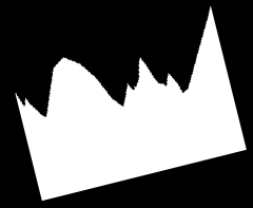
#> input picture set0/0.png, 253 x 208 px
$ jupyter execute --allow-errors piro.ipynb   (shell and % lines are left out)
#> lines starting #> are read from the running program, lines starting #| are printed output that depends on the picture; after the words box and inside, x2 and y2 are one past the last pixel; in counts of white or black regions, pixels touching at a corner belong together
[cell 1]
import os
from skimage import measure
from PIL import Image
import numpy as np
from skimage.segmentation import active_contour
import matplotlib.pyplot as plt
from skimage.transform import resize
import cv2

[cell 2]
def point_to_line_dist(point, line):
    """Calculate the distance between a point and a line segment.

    To calculate the closest distance to a line segment, we first need to check
    if the point projects onto the line segment.  If it does, then we calculate
    the orthogonal distance from the point to the line.
    If the point does not project to the line segment, we calculate the
    distance to both endpoints and take the shortest distance.

    :param point: Numpy array of form [x,y], describing the point.
    :type point: numpy.core.multiarray.ndarray
    :param line: list of endpoint arrays of form [P1, P2]
    :type line: list of numpy.core.multiarray.ndarray
    :return: The minimum distance to a point and bool if point lie on line.
    :rtype: (float, bool)
    """
    # unit vector
    unit_line = line[1] - line[0]
    norm_unit_line = unit_line / np.linalg.norm(unit_line)
    # compute the perpendicular distance to the theoretical infinite line
    segment_dist = (
        np.linalg.norm(np.cross(line[1] - line[0], line[0] - point)) /
        np.linalg.norm(unit_line)
    )

    diff = (
        (norm_unit_line[0] * (point[0] - line[0][0])) +
        (norm_unit_line[1] * (point[1] - line[0][1]))
    )

    x_seg = (norm_unit_line[0] * diff) + line[0][0]
    y_seg = (norm_unit_line[1] * diff) + line[0][1]

    endpoint_dist = min(
        np.linalg.norm(line[0] - point),
        np.linalg.norm(line[1] - point)
    )

    # decide if the intersection point falls on the line segment
    lp1_x = line[0][0]  # line point 1 x
    lp1_y = line[0][1]  # line point 1 y
    lp2_x = line[1][0]  # line point 2 x
    lp2_y = line[1][1]  # line point 2 y
    is_betw_x = lp1_x <= x_seg <= lp2_x or lp2_x <= x_seg <= lp1_x
    is_betw_y = lp1_y <= y_seg <= lp2_y or lp2_y <= y_seg <= lp1_y
    if is_betw_x and is_betw_y:
        return segment_dist

    else:
        # if not, then return the minimum distance to the segment endpoints
        return endpoint_dist

[cell 3]
import numpy as np

[cell 4]
#%load_ext Cython

[cell 5]
import skimage

def compute_angles(points):
    angles = []
    n = len(points)
    for poz in range(len(points)):
        a = points[poz-1]
        b = points[poz]
        c = points[(poz+1)%n]
        ab = a-b
        ac = c-b
        ab = ab/np.linalg.norm(ab)
        ac = ac/np.linalg.norm(ac)
        angles.append(np.dot(ab,ac)) #cos(a)
    return angles

# [13 lines left out: function compute_exact_angles, not called in this run]

def next_point_good_side(points_idx, points):
    for i in range(len(points_idx)-1):
        b = points[points_idx[i+1]]
        c = points[points_idx[i]]
        poz = points_idx[0]+1
        poz %= len(points)
        bad_count = 0
        while poz != points_idx[1]:
            a = points[poz]
            poz = (poz+1)%len(points)
            if np.cross((a-b),(c-b)) < 0:
                bad_count += 1
        if bad_count > 1: #random close point
            return False
    return True

def get_lenght(points_idx, points):
    res = 0
    for a,b in zip(points_idx, points_idx[1:]):
        res += np.linalg.norm(points[a]-points[b])
    return res

def find_base_points_idx(contour):
    angles = compute_angles(contour)
    eps = 0.00
    options = []
    while eps < 1.1 and len(options) == 0:
        for p in range(len(contour)):
            if (np.abs(angles[p]) < eps and np.abs(angles[p-1]) < eps): #and
                #np.linalg.norm(contour[p]-contour[p-1]) > 10):

                options.append([(p+1)%len(contour), p,
                               (p-1)%len(contour), (p-2)%len(contour)])
        options = [_ for _ in options if next_point_good_side(_, contour)]
        eps += 0.05
    if len(options) > 0:
        res = options[0]
        res_lenght = get_lenght(res, contour)
        for o in options[1:]:
            lenght = get_lenght(o, contour)
            if lenght > res_lenght:
                res_lenght = lenght
                res = o
        return res
    return [0,1,2,3] # Broken

def generate_top_and_base_points(img):
    gray = cv2.cvtColor(img,cv2.COLOR_BGR2GRAY)
    _,canimg = cv2.threshold(gray, 127,255, cv2.THRESH_BINARY)
    contours,_ = cv2.findContours(canimg, cv2.RETR_EXTERNAL , cv2.CHAIN_APPROX_SIMPLE)

    contour = contours[0]
    for c in contours:
        if c.shape[0] > contour.shape[0]:
            contour = c
    contour = cv2.approxPolyDP(contour, 10, True)
    contour = contour.reshape((-1,2))


    base = find_base_points_idx(contour)

# [4 lines of commented-out code are left out]

    n = len(contour)
    poz = base[0]
    top_points = []
    while poz != base[-2]:
        top_points.append(contour[poz])
        poz = (poz+1)%n
    top_points = np.array(top_points)
    base_points = np.array([contour[i,:] for i in base])
    return top_points, base_points
def generate_data(path):
    images_paths = [os.path.join(path,x) for x in os.listdir(path) if ".png" in x]
    all_top_points = []
    all_base_points = []
    for p in sorted(images_paths, key=lambda x: int(x.split("/")[1].split(".")[0])): #TODO
        image = cv2.imread(p)
        image = cv2.resize(image, (1000,1000))
        top_points, base_points = generate_top_and_base_points(image)
        all_top_points.append(top_points)
        all_base_points.append(base_points)
#         plt.imshow(np.zeros(image.shape))
#         plt.plot(top_points[:,0], top_points[:,1])
#         plt.show()
    return all_top_points, all_base_points


def normalize_data(images_points):
    res = []
    base_vec = np.array([1,0])
    for i, points in enumerate(images_points):
# [9 lines of commented-out code are left out]
        points = points-points[0]
# [6 lines of commented-out code are left out]
        points = points/np.linalg.norm(points[-1])
# [4 lines of commented-out code are left out]
        cos = np.dot(points[-1],base_vec)/np.linalg.norm(points[-1])
        sin = np.cross(points[-1],base_vec)/np.linalg.norm(points[-1])
        j = np.matrix([[cos, sin], [-sin, cos]])
        tmp = np.matmul(points, j)
        tmp[:,1] /= np.max(np.abs(tmp[:,1]))
        res.append(tmp)
# [4 lines of commented-out code are left out]

    return res


# [234 lines left out: functions normalize_2, get_distance, generate_lukasz_ranking, generate_correlations_ranking, generate_medians_ranking, generate_means_ranking and 6 more, not called in this run]

ranking_methods = ['correlations', 'approx', 'slopes','percentile','lukasz']
weights = [0.3, 0.05, 0.3, 0.3, 0.8]
# ranking_methods = ['correlations']
# weights=[1]
#> (the rest of this cell did not finish here and is left out)

#> in generate_data, image is the input picture: shape (208, 253, 3); min 0, max 255, mean 103.7
#> in generate_data, `image = cv2.resize(image, (1000,1000))`:
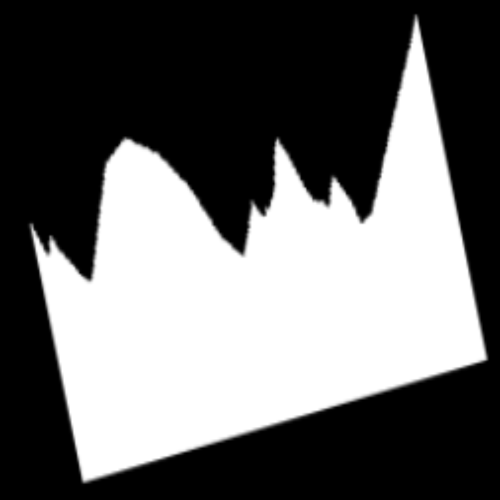
#> image: shape (1000, 1000, 3) (shown at 1/2 size); min 0, max 255, mean 103.7
#> in generate_top_and_base_points, `_,canimg = cv2.threshold(gray, 127,255, cv2.THRESH_BINARY)`:
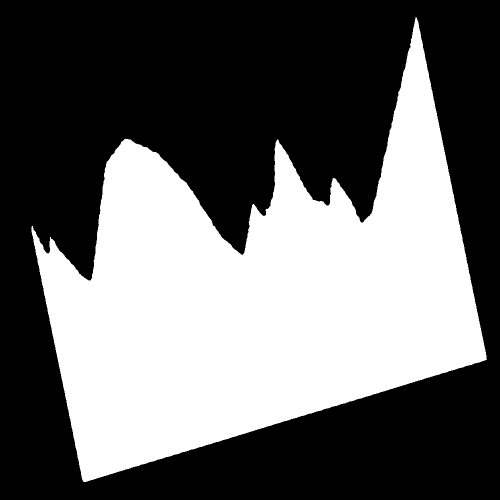
#> canimg: shape (1000, 1000) (shown at 1/2 size); 40.6% white; 1 white region
#> in generate_top_and_base_points, `contours,_ = cv2.findContours(canimg, cv2.RETR_EXTERNAL , cv2.CHAIN_AP..`: contours = 1 contour; box (x1, y1, x2, y2) and area: (63, 34, 974, 964) 404556
#> in generate_top_and_base_points, `contour = contours[0]`: contour = contour of 1817 points, box (x1, y1, x2, y2) (63, 34, 974, 964), area 404556
#> the loop in generate_top_and_base_points, `for c in contours:` made 1 pass
#> in generate_top_and_base_points, `contour = cv2.approxPolyDP(contour, 10, True)`: contour = contour of 20 points, box (x1, y1, x2, y2) (63, 34, 974, 964), area 403474
#> in generate_top_and_base_points, `contour = contour.reshape((-1,2))`: contour = 20 rows, first 8: [832, 34], [753, 391], [725, 445], [668, 356], [659, 408], [626, 400], [554, 279], [541, 411]
#> in compute_angles, `n = len(points)`: n = 20
#> the loop in compute_angles, `for poz in range(len(points)):` made 20 passes
#> (a, b, c, ab, ac) on passes 1 to 9: ([973, 718], [832, 34], [753, 391], [0.202, 0.979], [-0.216, 0.976]), ([832, 34], [753, 391], [725, 445], [0.216, -0.976], [-0.46, 0.888]), ([753, 391], [725, 445], [668, 356], [0.46, -0.888], [-0.539, -0.842]), ([725, 445], [668, 356], [659, 408], [0.539, 0.842], [-0.171, 0.985]), ([668, 356], [659, 408], [626, 400], [0.171, -0.985], [-0.972, -0.236]), ([659, 408], [626, 400], [554, 279], [0.972, 0.236], [-0.511, -0.859]), ([626, 400], [554, 279], [541, 411], [0.511, 0.859], [-0.098, 0.995]), ([554, 279], [541, 411], [527, 432], [0.098, -0.995], [-0.555, 0.832]), ([541, 411], [527, 432], [504, 410], [0.555, -0.832], [-0.723, -0.691])
#> after the loop in compute_angles, `for poz in range(len(points)):`: angles = [0.913, -0.966, 0.499, 0.738, 0.0664, -0.699, 0.805, -0.882, 0.174, 0.536, 0.638, -0.934, -0.071, -0.894, 0.647, 0.555, 0.725, 0.951, 0.0938, -0.0917]
#> the loop in find_base_points_idx, `while eps < 1.1 and len(options) == 0:` made 3 passes
#> options on pass 3: [[0, 19, 18, 17]]
#> after the loop in find_base_points_idx, `while eps < 1.1 and len(options) == 0:`: eps = 0.15
#> in find_base_points_idx, `res = options[0]`: res = [0, 19, 18, 17]
#> the loop in get_lenght, `for a,b in zip(points_idx, points_idx[1:]):` made 3 passes
#> (a, b, res) on passes 1 to 3: (0, 19, 698.4), (19, 18, 1540.8), (18, 17, 2061.3)
#> after the loop in get_lenght, `for a,b in zip(points_idx, points_idx[1:]):`: res = 2061.3
#> in generate_top_and_base_points, `base = find_base_points_idx(contour)`: base = [0, 19, 18, 17]
#> in generate_top_and_base_points, `n = len(contour)`: n = 20
#> in generate_top_and_base_points, `poz = base[0]`: poz = 0
#> the loop in generate_top_and_base_points, `while poz != base[-2]:` made 18 passes
#> after the loop in generate_top_and_base_points, `while poz != base[-2]:`: poz = 18; top_points = [[832, 34], [753, 391], [725, 445], [668, 356], [659, 408], [626, 400], [554, 279], [541, 411], [527, 432], [504, 410], [484, 510], [334, 325], [251, 277], [209, 339], [180, 561], [101, 474], [93, 506], [63, 453]]
#> in generate_top_and_base_points, `top_points = np.array(top_points)`: top_points = 18 rows, first 8: [832, 34], [753, 391], [725, 445], [668, 356], [659, 408], [626, 400], [554, 279], [541, 411]
#> in generate_top_and_base_points, `base_points = np.array([contour[i,:] for i in base])`: base_points = [[832, 34], [973, 718], [167, 963], [63, 453]]
        t = normalize_data(atp)
#> in normalize_data, `base_vec = np.array([1,0])`: base_vec = [1, 0]

        # t2, base_lengths = normalize_2(atp, abp)
        # plt.plot(t2[1][:,0], t2[1][:,1])
        # plt.show()
        correct = [int(line) for line in open(os.path.join(path, "correct.txt"))]
        score = 0
        p = 0
        rankings = {}
        for i, (current, correct) in enumerate(list(zip(t, correct))):
            rankings[i] = {}
            for rank_type in ranking_methods:
                rankings[i][rank_type] = eval(f"generate_{rank_type}_ranking(t, np.array(current))")
                rankings[i][rank_type][i] = 100

#         print(rankings[1])

        #normalize rankings
        for i in range(len(t)):
            for rank_type in ranking_methods:
                rankings[i][rank_type] = (rankings[i][rank_type] - min(rankings[i][rank_type])) / (max(rankings[i][rank_type]) - min(rankings[i][rank_type]))

#         print(rankings[0])

        # hstack rankings

        all_rankings = {}
        for i in range(len(t)):
            to_stack = [rankings[i][rank_type].reshape(len(t),1) for rank_type in ranking_methods]
            all_rankings[i] = np.hstack(to_stack)

        correct = [int(line) for line in open(os.path.join(path, "correct.txt"))]

        # aggregate rankings
        p=0
        for i, (current, correct) in enumerate(list(zip(t, correct))):
            ranking = np.argsort(np.average(all_rankings[i], axis=1, weights=weights))
            score += 1/(np.where(ranking==correct)[0]+1)
# [20 lines of commented-out code are left out]

            p += 1

        set_score += score/len(t)
    print(set_score / len(path_set))

[cell 6]
#Random staff

[cell 7]
a = np.random.rand(100,2)
#> a = 100 pairs, first value 0.0117 to 0.988, second value 0.0047 to 0.999
b = np.random.rand(100,2)
#> b = 100 pairs, first value 0.0163 to 0.99, second value 0.0114 to 0.962

point_to_line_dist(a[0],b[1:3])
#> in point_to_line_dist, `unit_line = line[1] - line[0]`: unit_line = [-0.353, -0.112]
#> in point_to_line_dist, `norm_unit_line = unit_line / np.linalg.norm(unit_line)`: norm_unit_line = [-0.953, -0.303]
#> in point_to_line_dist, `segment_dist = ( np.linalg.norm(np.cross(line[1] - line[0], line[0] - ..`: segment_dist = 0.458
#> in point_to_line_dist, `diff = ( (norm_unit_line[0] * (point[0] - line[0][0])) + (norm_unit_li..`: diff = -0.325
#> in point_to_line_dist, `x_seg = (norm_unit_line[0] * diff) + line[0][0]`: x_seg = 0.688
#> in point_to_line_dist, `y_seg = (norm_unit_line[1] * diff) + line[0][1]`: y_seg = 0.278
#> in point_to_line_dist, `endpoint_dist = min( np.linalg.norm(line[0] - point), np.linalg.norm(l..`: endpoint_dist = 0.562
#> in point_to_line_dist, `lp1_x = line[0][0]`: lp1_x = 0.378
#> in point_to_line_dist, `lp1_y = line[0][1]`: lp1_y = 0.18
#> in point_to_line_dist, `lp2_x = line[1][0]`: lp2_x = 0.0247
#> in point_to_line_dist, `lp2_y = line[1][1]`: lp2_y = 0.0672
#> in point_to_line_dist, `is_betw_x = lp1_x <= x_seg <= lp2_x or lp2_x <= x_seg <= lp1_x`: is_betw_x = False
#> (the rest of this cell did not finish here and is left out)

[cell 8]
# some tests

[cell 9]
# 5 2 1 4 3 0

[cell 10]
img = cv2.imread("set0/0.png")
plt.imshow(img)

[cell 11]
img = cv2.imread("set0/5.png")
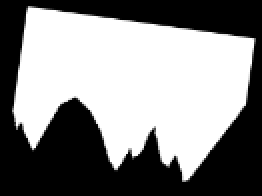
#> input picture set0/5.png, 131 x 98 px (shown 2 times larger)
#> img is the input picture: shape (98, 131, 3); min 0, max 255, mean 134.2
plt.imshow(img)

[cell 12]
atp, abp = generate_data("set0")
#> atp = 2 items; abp = [[[832, 34], [973, 718], [167, 963], [63, 453]], [[48, 567], [110, 33], [971, 198], [937, 536]]]

[cell 13]
normalized = normalize_data(atp)
#> the loop in normalize_data (call 2), `for i, points in enumerate(images_points): #         if i == 1: #     ..` made 2 passes
#> normalized = 2 point arrays, longest 18 points

[cell 14]
plt.plot(atp[0][:,0], atp[0][:,1])
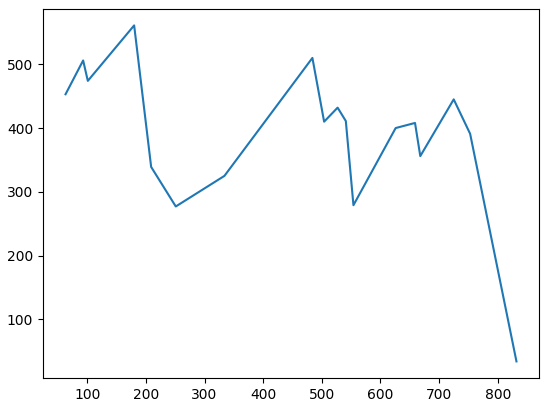
#> figure drawn by matplotlib, 1 panel

#> (a cell that did not finish here is left out)

[cell 16]
plt.plot(normalized[0][:,0], normalized[0][:,1])
#> (the rest of this cell did not finish here and is left out)

[cell 17]
def compute_exact_angles(points):
    angles = []
    n = len(points)
    for poz in range(1, n-1):
        a = points[poz-1]
        b = points[poz]
        c = points[(poz+1)%n]
        ab = np.sqrt(np.sum((a - b) ** 2))
        ac = np.sqrt(np.sum((a - c) ** 2))
        bc = np.sqrt(np.sum((b - c) ** 2))
        angle = np.arccos((ab ** 2 + bc ** 2 - ac **2 ) / (2 * ab * bc))
        angles.append(angle)
    return np.array(angles)

[cell 18]
norm_angles = compute_exact_angles(np.array(normalized[0]))
#> in compute_exact_angles, `n = len(points)`: n = 18
#> the loop in compute_exact_angles, `for poz in range(1, n-1):` made 16 passes
#> (a, b, c, ab, ac, bc, angle) on passes 1 to 8: ([0, 0], [0.274, -0.89], [0.332, -1], 0.931, 1.05, 0.124, 2.96), ([0.274, -0.89], [0.332, -1], [0.34, -0.66], 0.124, 0.24, 0.341, 0.508), ([0.332, -1], [0.34, -0.66], [0.378, -0.793], 0.341, 0.212, 0.139, 0.298), ([0.34, -0.66], [0.378, -0.793], [0.407, -0.719], 0.139, 0.0892, 0.0791, 0.645), ([0.378, -0.793], [0.407, -0.719], [0.413, -0.265], 0.0791, 0.529, 0.454, 2.78), ([0.407, -0.719], [0.413, -0.265], [0.498, -0.619], 0.454, 0.135, 0.364, 0.249), ([0.413, -0.265], [0.498, -0.619], [0.523, -0.657], 0.364, 0.407, 0.0457, 2.79), ([0.498, -0.619], [0.523, -0.657], [0.534, -0.559], 0.0457, 0.0703, 0.0985, 0.705)
#> after the loop in compute_exact_angles, `for poz in range(1, n-1):`: angles = [2.96, 0.508, 0.298, 0.645, 2.78, 0.249, 2.79, 0.705, 0.4, 0.353, 2.99, 0.813, 2.79, 0.337, 0.4, 0.32]
#> norm_angles has the same summary as angles in compute_exact_angles

#> (a cell that did not finish here is left out)

[cell 20]
plt.plot(np.array(normalized[0])[:,0], np.array(normalized[0])[:,1])
#> (the rest of this cell did not finish here and is left out)

[cell 21]
norm_angles
#> Out has the same summary as angles in compute_exact_angles

#> (a cell that did not finish here is left out)

#> (a cell that did not finish here is left out)

[cell 24]
norm_angles.shape
#> Out = (16,)
